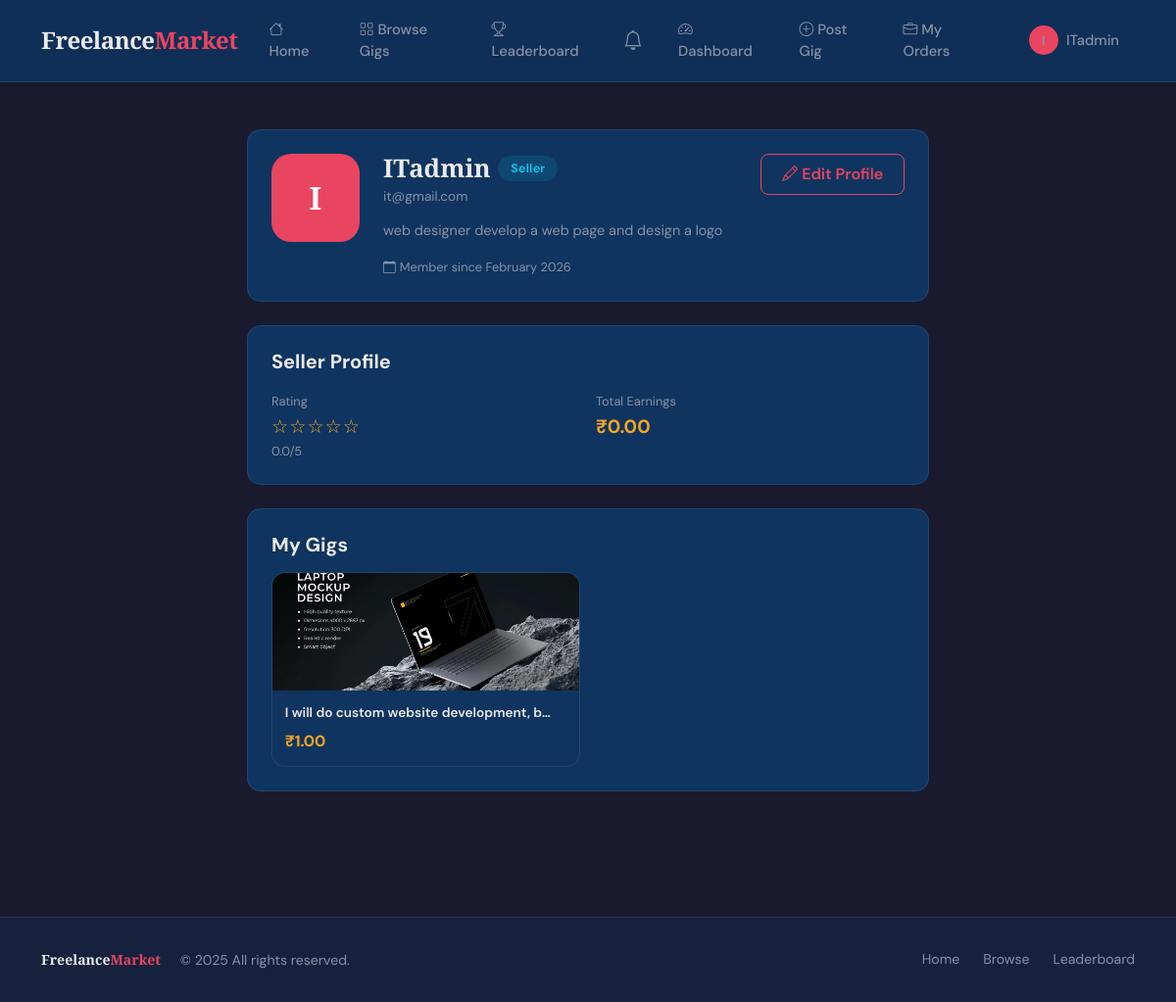
Before: /accounts/profile/ (signed in) with the older database file.
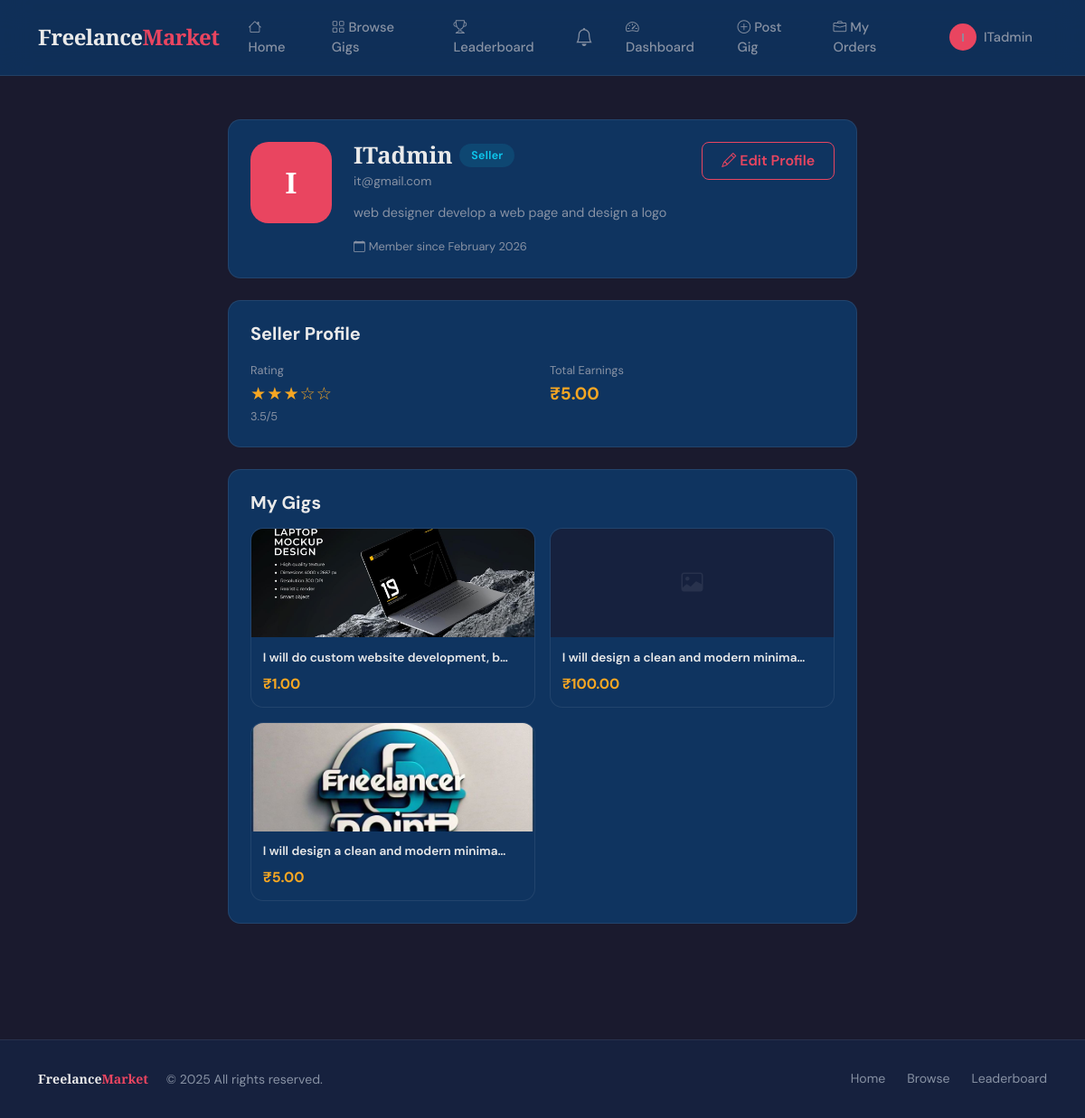
After: the same page with the newer database file.
### accounts/models.py (models this page shows, shortened)
class SellerProfile(models.Model):
    user = models.OneToOneField(
        settings.AUTH_USER_MODEL,
        on_delete=models.CASCADE,
        related_name='seller_profile'
    )
    skills = models.ManyToManyField(Skill,blank=True)
    experience = models.IntegerField(blank=True, null=True)
    portfolio_link = models.URLField(blank=True)
    total_earnings = models.DecimalField(max_digits=10, decimal_places=2, default=0)
    rating = models.FloatField(default=0)
    location = models.CharField(max_length=150, blank=True, null=True)

### gigs/models.py (models this page shows, shortened)
class Gig(models.Model):
    seller = models.ForeignKey(
        settings.AUTH_USER_MODEL,
        on_delete=models.CASCADE,
        related_name='gigs'
    )
    title = models.CharField(max_length=200, db_index=True)
    slug = models.SlugField(unique=True, blank=True)
    description = models.TextField()
    price = models.DecimalField(
        max_digits=8,
        decimal_places=2
    )
    image = models.ImageField(
        upload_to='gigs/',
        blank=True,
        null=True
    )
    is_active = models.BooleanField(default=True)
    created_at = models.DateTimeField(auto_now_add=True)
    updated_at = models.DateTimeField(auto_now=True)

### accounts/views.py (the view, shortened to what this page needs)
# urls.py: path('profile/', profile_view, name='profile'),
@login_required
def profile_view(request):
    user = request.user
    seller_profile = getattr(user, "profile", None)
    completed_orders = Order.objects.filter(gig__seller=user,status=Order.Status.COMPLETED).count()
    total_earnings = Order.objects.filter(
        gig__seller=request.user,
        status=Order.Status.COMPLETED
    ).aggregate(total=Sum("amount"))["total"] or 0
    fields_filled = 0
    total_fields = 4
    if user.profile_pic:
        fields_filled += 1
    if user.bio:
        fields_filled += 1
    if hasattr(user,"location") and user.location:
        fields_filled += 1
    completion_percentage = int((fields_filled / total_fields) * 100)
    verified_skills = FreelancerSkill.objects.filter(user=user,is_verified=True).values_list("skill", flat=True)
    if total_earnings > 5000:
        level = "Gold"
    elif total_earnings > 1000:
        level = "Silver"
    else:
        level = "Bronze"
    if seller_profile:
        skills_list = seller_profile.skills.all()
    else:
        skills_list = []
    context = {
        "seller": seller_profile,
        "completed_orders": completed_orders,
        "total_earnings": total_earnings,
        "completion_percentage": completion_percentage,
        "level": level,
        "skills_list":skills_list,
        "verified_skills": verified_skills
    }
    return render(request, "accounts/profile.html", context)

### accounts/templates/accounts/profile.html (shortened to what the changed rows need)
{% extends 'base.html' %}
{% block content %}
<div class="container py-5" style="max-width:720px;">
    <div class="fm-card mb-4">
        <div class="d-flex align-items-start gap-4 flex-wrap">
            <div class="flex-grow-1">
                <div class="d-flex align-items-center gap-2 flex-wrap mb-1">
                    <h2 style="font-family:var(--font-display);font-size:1.6rem;font-weight:900;margin:0;">{{ user.username }}</h2>
                </div>
            </div>
        </div>
    </div>
    {% if user.role == 'seller' and user.seller_profile %}
    {% with sp=user.seller_profile %}
    <div class="fm-card mb-4">
        <div class="row g-3">
            <div class="col-sm-6">
                <div style="color:var(--text-muted);font-size:0.8rem;margin-bottom:0.2rem;">Rating</div>
                <div class="stars" style="font-size:1.2rem;">{% for i in "12345"|make_list %}{% if forloop.counter <= sp.rating %}★{% else %}☆{% endif %}{% endfor %}</div>
                <div style="color:var(--text-muted);font-size:0.8rem;">{{ sp.rating }}/5</div>
            </div>
            <div class="col-sm-6">
                <div style="color:var(--text-muted);font-size:0.8rem;margin-bottom:0.2rem;">Total Earnings</div>
                <div style="color:var(--accent2);font-weight:700;font-size:1.2rem;">₹{{ sp.total_earnings }}</div>
            </div>
        </div>
    </div>
    {% endwith %}
    <div class="fm-card">
        {% if user.gigs.all %}
        <div class="row g-3">
            {% for gig in user.gigs.all %}
            <div class="col-sm-6">
                <a href="{% url 'gig_detail' gig.slug %}" style="text-decoration:none;">
                    <div class="gig-card">
                        {% if gig.image %}
                        <img src="{{ gig.image.url }}" alt="{{ gig.title }}" style="height:120px;">
                        {% else %}
                        <div style="height:120px;background:var(--surface);display:flex;align-items:center;justify-content:center;">
                            <i class="bi bi-image" style="color:var(--border);font-size:1.5rem;"></i>
                        </div>
                        {% endif %}
                        <div class="gig-card-body" style="padding:0.8rem;">
                            <div style="font-weight:600;font-size:0.85rem;color:var(--text-main);">{{ gig.title|truncatechars:40 }}</div>
                            <div class="gig-price" style="font-size:1rem;margin-top:0.4rem;">₹{{ gig.price }}</div>
                        </div>
                    </div>
                </a>
            </div>
            {% endfor %}
        </div>
        {% else %}
        <p style="color:var(--text-muted);">No gigs posted. <a href="{% url 'create_gig' %}" style="color:var(--accent);">Post your first gig</a>.</p>
        {% endif %}
    </div>
    {% endif %}
</div>
{% endblock %}

Changed rows visible on the page:
changed SellerProfile: rating "0.0" → "3.5"; total_earnings "0.00" → "5.00"
added Gig: title "I will design a clean and modern minima…", price "100.00"
added Gig: image (picture), title "I will design a clean and modern minima…", price "5.00"
